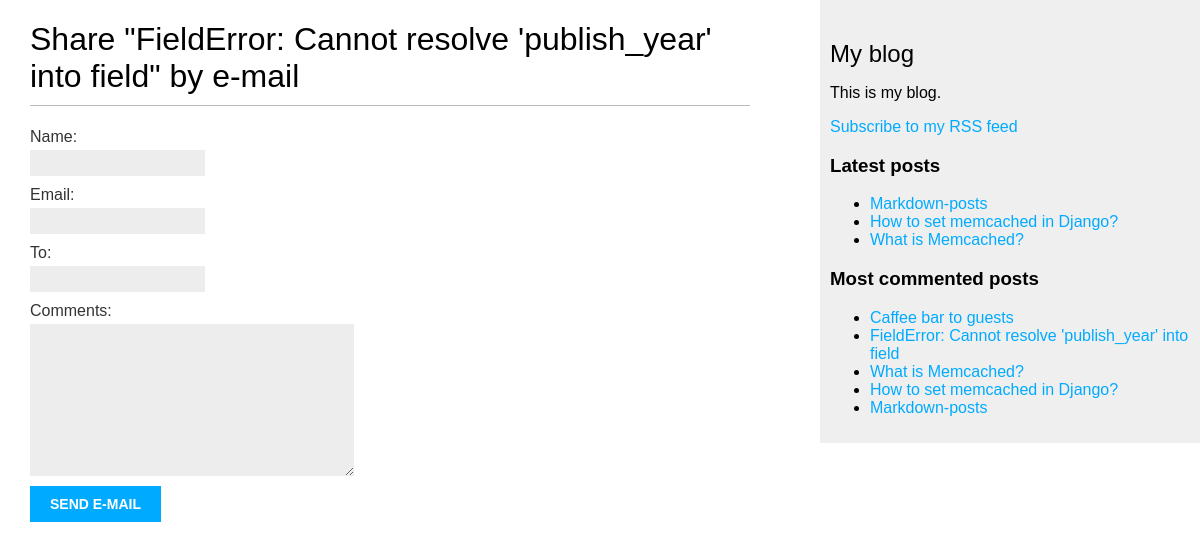
/blog/3/share/, run on the app's committed database.
### blog/models.py (models this page shows, shortened)
class Post(models.Model):
    class Status(models.TextChoices):
        DRAFT = 'DF', 'Draft'
        PUBLISHED = 'PB', 'Published'
    title = models.CharField(max_length=250)
    slug = models.SlugField(max_length=250, unique_for_date='publish')
    author = models.ForeignKey(User, on_delete=models.CASCADE, related_name='blog_posts')
    body = models.TextField()
    publish = models.DateTimeField(default=timezone.now)
    created = models.DateTimeField(auto_now_add=True)
    updated = models.DateTimeField(auto_now_add=True)
    status = models.CharField(max_length=2, choices=Status.choices, default=Status.DRAFT)
    tags = TaggableManager()
    objects = models.Manager() # Менеджер, применяемый по умолчанию
    published = PublishedManager() # конкретно-прикладной менеджер
    class Meta:
        ordering = ['-publish']
        indexes = [
            models.Index(fields=['-publish']),
        ]
    def get_absolute_url(self):
        return reverse(
            "blog:post_detail",
            args=[
                self.publish.year,
                self.publish.month,
                self.publish.day,
                self.slug
            ]
        )

### blog/views.py (the view)
def post_share(request, post_id):
    post = get_object_or_404(
        klass=Post,
        id=post_id,
        status=Post.Status.PUBLISHED
    )
    sent = False
    if request.method == 'POST':
        form = EmailPostForm(request.POST)
        if form.is_valid():
            cd = form.cleaned_data
            post_url = request.build_absolute_uri(post.get_absolute_url())
            subject = f"{cd['name']} recommends you read " f"{post.title}"
            message = f"Read {post.title} at {post_url}\n\n" f"{cd['name']}'s comment: {cd['comments']}"
            send_mail(subject, message, 'sprintdeliveryapp@gmail.com', [cd['to']])
            sent = True
    else:
        form = EmailPostForm()
    context = {
        'post': post,
        'form': form,
        'sent': sent
    }
    return render(request=request, template_name='blog/post/share.html', context=context)

### blog/forms.py
class EmailPostForm(forms.Form):
    name = forms.CharField(max_length=25)
    email = forms.EmailField()
    to = forms.EmailField()
    comments = forms.CharField(required=False, widget=forms.Textarea)

### blog/models.py (called while the page is built)
    def get_queryset(self):
        return super().get_queryset().filter(status=Post.Status.PUBLISHED)

### blog/templatetags/blog_tags.py (called while the page is built)
@register.inclusion_tag(filename='blog/post/latest_posts.html')
def show_latest_posts(count=5):
    latest_posts = Post.published.order_by('-publish')[:count]
    results = {
        'latest_posts': latest_posts
    }
    return results

@register.simple_tag
def get_most_commented_posts(count=5):
    return Post.published.annotate(
        total_comments=Count('comments')
    ).order_by('-total_comments')[:count]

### blog/templates/blog/post/share.html (shortened to what this page needs)
{% extends 'blog/base.html' %}
{% block content %}
    {% if sent %}
        <h1>E-mail successfully sent</h1>
        <p>
        "{{ post.title }}" was successfully sent
        to {{ form.cleaned_data.to }}.
        </p>
    {% else %}
        <h1>Share "{{ post.title }}" by e-mail</h1>
        <form method="post">
            {{ form.as_p }}
            <input type="submit" value="Send e-mail">
        </form>
    {% endif %}
{% endblock %}

### blog/templates/blog/base.html (shortened to what this page needs)
{% load blog_tags %}
{% load static %}
<!DOCTYPE html>
<html>
<head>
    <link href="{% static "css/blog.css" %}" rel="stylesheet">
</head>
<body>
    <div id="content">
        {% block content %}
        {% endblock %}
    </div>
    <div id="sidebar">
        <h2>My blog</h2>
        <p>This is my blog.</p>
        <p>
            <a href="{% url "blog:post_feed" %}">
                Subscribe to my RSS feed
            </a>
        </p>
        <h3>Latest posts</h3>
        {% show_latest_posts 3 %}
        <h3>Most commented posts</h3>
        {% get_most_commented_posts as most_commented_posts %}
        <ul>
            {% for post in most_commented_posts %}
                <li>
                <a href="{{ post.get_absolute_url }}">{{ post.title }}</a>
                </li>
            {% endfor %}
        </ul>
    </div>
</body>
</html>

### blog/templates/blog/post/latest_posts.html
<ul>
    {% for post in latest_posts %}
        <li>
            <a href="{{ post.get_absolute_url }}">{{ post.title }}</a>
        </li>
    {% endfor %}
</ul>

### blog/static/css/blog.css (style rules this page uses)
body { margin:0; padding:0; font-family:helvetica, sans-serif; }
a { color:#00abff; text-decoration:none; }
h1 { font-weight:normal; border-bottom:1px solid #bbb; padding:0 0 10px 0; }
h2 { font-weight:normal; margin:30px 0 0; }
#content { float:left; width:60%; padding:0 0 0 30px; }
#sidebar { float:right; width:30%; padding:10px; background:#efefef; height:100%; }
label { float:left; clear:both; color:#333; margin-bottom:4px; }
input, textarea { clear:both; float:left; margin:0 0 10px; background:#ededed; border:0; padding:6px 10px; font-size:12px; }
input[type=submit] { font-weight:bold; background:#00abff; color:#fff; padding:10px 20px; font-size:14px; text-transform:uppercase; }

### data on the page
Post: title "FieldError: Cannot resolve 'publish_year' into field"
Post: title "Markdown-posts"
Post: title "How to set memcached in Django?"
Post: title "What is Memcached?"
Post: title "Caffee bar to guests"
